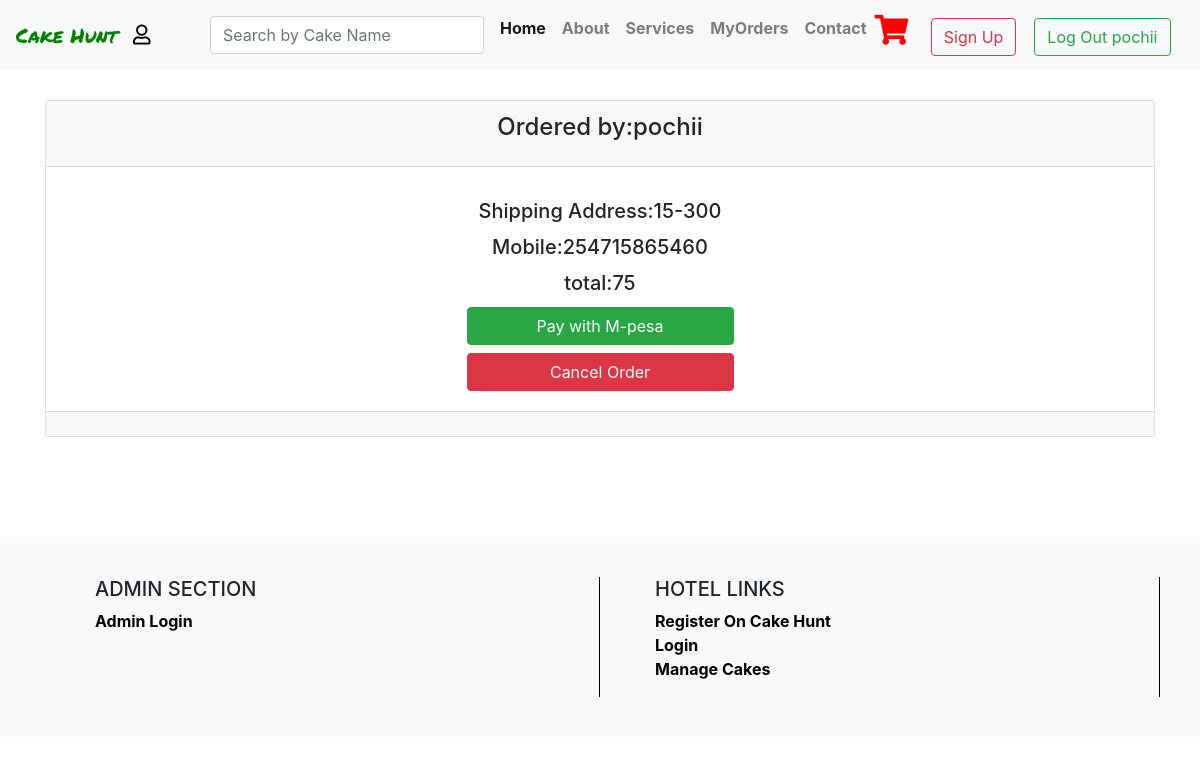
Screenshot of /orders/ (signed in) with the database file from the repository.
### orders/models.py (models this page shows, shortened)
class Order(models.Model):
    user = models.ForeignKey(User, on_delete=models.CASCADE, null=True)
    cart = models.OneToOneField(Cart, on_delete=models.CASCADE)
    ordered_by = models.CharField(max_length=100)
    shipping_address = models.CharField(max_length=100)
    mobile = models.CharField(max_length=100)
    total = models.PositiveIntegerField()
    order_status = models.CharField(max_length=100, choices=Order_Status)
    class Meta:
        verbose_name_plural = 'Orders'

### cart/models.py (models this page shows, shortened)
class Cart(models.Model):
    total = models.PositiveIntegerField(default=0)

### orders/views.py (the view)
# urls.py: path('', MyOrders.as_view(), name='MyOrders'),
class MyOrders(LoginRequiredMixin, View):
    login_url = '/accounts/login/'
    def get(self, request):
        orders = Order.objects.all().filter(user=request.user)
        return render(request, 'my_orders.html', {'orders': orders})

### templates/my_orders.html (shortened to what this page needs)
{% extends 'index.html' %}
{% load static %}
{% block content %}
 <main id="main" style="margin-top: 100px;margin-bottom: 100px;">
    <section class="">
        <div class="container">
             {% for orders in orders %}
     <div class="card text-center mt-5 ">
  <div class="card-header">
      <h4 class="card-title">Ordered by:{{ orders.ordered_by  }}</h4>
  </div>
  <div class="card-body">
    <h5 class="card-title">Shipping Address:{{ orders.shipping_address  }}</h5>
    <h5 class="card-title">Mobile:{{ orders.mobile  }}</h5>
    <h5 class="card-title">total:{{ orders.cart.total }}</h5>
          <a  href="{% url 'lipa_na_mpesa' orders.id %}" class="btn btn-success w-25" type="submit">Pay with M-pesa</a><br>
      <a class="btn btn-danger mt-2 w-25" href="{% url 'CancelOrder' orders.id %}">Cancel Order</a>
  </div>
  <div class="card-footer text-muted">
  </div>
</div>
            {% endfor %}
     </div>
    </section>
    </main>
{% endblock %}

### templates/index.html (shortened to what this page needs)
{% load static %}
<!DOCTYPE html>
<html lang="">
  <head>
	 <link rel="stylesheet" href="https://stackpath.bootstrapcdn.com/bootstrap/4.3.1/css/bootstrap.min.css">
     <link rel="stylesheet" href="path/to/font-awesome/css/font-awesome.min.css">
	 <link rel="stylesheet" href="https://use.fontawesome.com/releases/v5.8.1/css/all.css">
  </head>
  <body>
<nav class="navbar navbar-expand-lg navbar-light bg-light fixed-top">
    <a class="navbar-brand" href="{%  url 'BaseView' %}"><span style="color:green;font-family: 'Permanent Marker', cursive;">Cake Hunt</span></a>
	<a class="navbar-brand" style="color:black; text-decoration:none;"><i class="far fa-user"></i></a>
    <div class="collapse navbar-collapse" id="navbarResponsive">
      <ul class="navbar-nav ml-auto">
          <li class="nav-item">
		     <a href="#" class="nav-link"><form method="post"><input type="text" name="search_text" id="search_text" placeholder="Search by Cake Name " class="form-control " /></form></a>
		  </li>
		  <li class="nav-item active">
          <a class="nav-link" href="{% url 'BaseView' %}">Home
              </a>
        </li>
        <li class="nav-item">
          <a class="nav-link" href="{% url 'AboutUs' %}">About</a>
        </li>
        <li class="nav-item">
          <a class="nav-link" href="{% url 'ServicesView' %}">Services</a>
        </li>
            <li class="nav-item">
          <a class="nav-link" href="{% url 'MyOrders' %}">MyOrders</a>
        </li>
        <li class="nav-item">
          <a class="nav-link" href="{% url 'ContactUs' %}">Contact</a>
        </li>
		<li class="nav-item">
			<a href="{% url 'MyCart' %}"><span style="color:red; font-size:30px;"><i class="fa fa-shopping-cart" aria-hidden="true"></i></span></a>
			<a href="{% url 'RegisterView' %}" class="btn btn-outline-danger my-2 my-sm-0" type="submit">Sign Up</a>&nbsp;&nbsp;&nbsp;
            {% if request.user.is_authenticated %}
			<a href="{% url 'LogoutView' %}" class="btn btn-outline-success my-2 my-sm-0" type="submit">Log Out {{ request.user }}</a>&nbsp;&nbsp;&nbsp;
            {% endif %}
        </li>
      </ul>
    </div>
</nav>
{% block content %}{% endblock %}
 {% include 'footer.html' %}
	</body>
</html>

### templates/index.html (style rules this page uses)
ul li { list-style:none; }
ul li a { color:black; font-weight:bold; }

### rows the page displays
Order: ordered_by "pochii", shipping_address "15-300", mobile "254715865460", cart.total "75"

### other values shown
{{ request.user }} "pochii"
